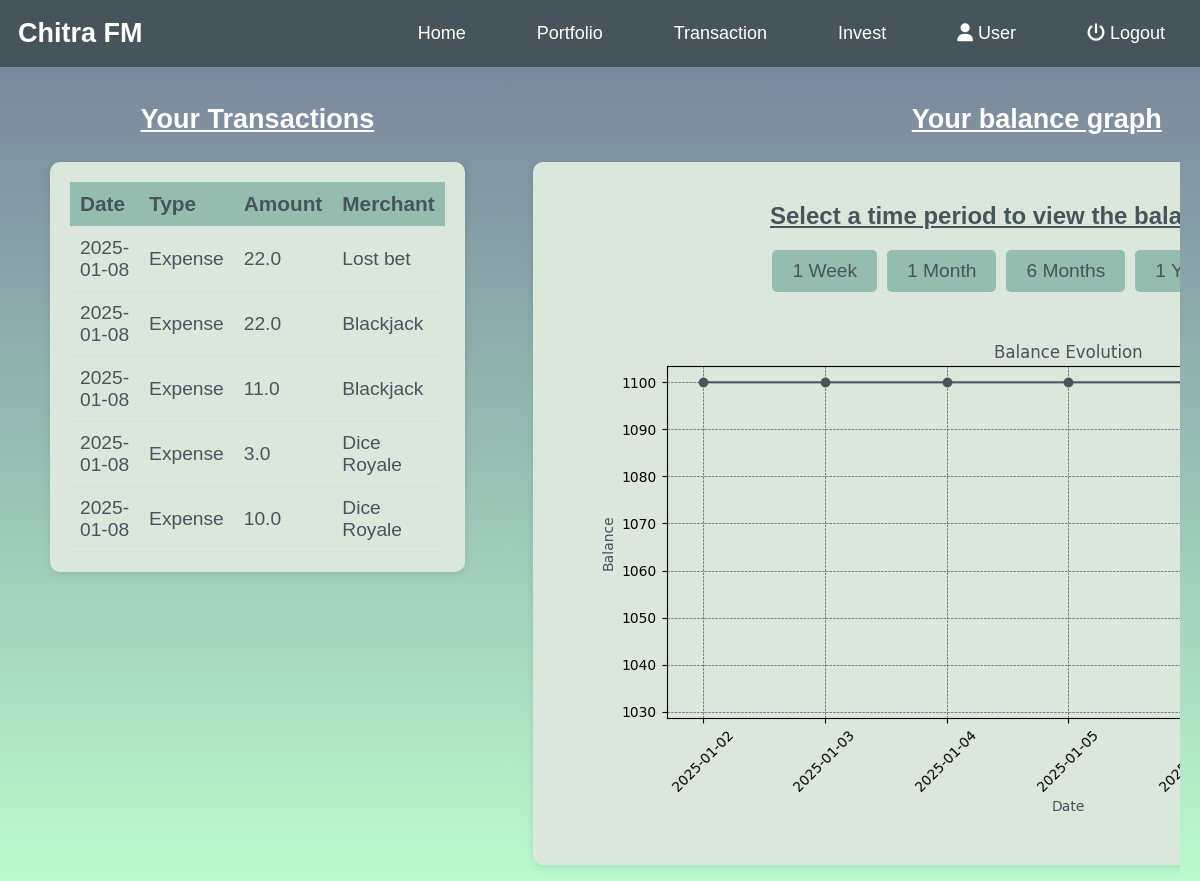
Page /portfolio (signed in) on the committed database.
### server.py (models this page shows)
class Transaction(db.Model):
    id = db.Column(db.Integer, primary_key=True)
    user_id = db.Column(db.Integer, db.ForeignKey('user.id'), nullable=False)
    transaction_type = db.Column(db.String(10), nullable=False)
    account_id = db.Column(db.Integer, db.ForeignKey('accounts.id'), nullable=False)
    date = db.Column(db.String(10), nullable=False)
    amount = db.Column(db.Float, nullable=False)
    merchant = db.Column(db.String(100), nullable=False)
    user = db.relationship('User', backref=db.backref('user_transactions', lazy=True))

### server.py (the view)
@app.route("/portfolio", methods=["GET", "POST"])
def portfolio():
    if not session["authenticated"]:
        flash("You must be logged in to view your portfolio.", "error")
        return redirect("/login")
    user = User.query.filter_by(username=session["username"]).first()
    transactions = Transaction.query.filter_by(user_id=user.id).order_by(Transaction.date.asc()).all()
    time_period = "1W"
    if request.method == "POST":
        time_period = request.form.get("time_period", "1W")
    balances = calculate_balance_points(time_period, transactions, user.balance)
    dates = [b[0] for b in balances]
    values = [b[1] for b in balances]
    plt.figure(figsize=(9, 5))
    ax = plt.gca()
    ax.set_facecolor("#dce7db")
    plt.plot(dates, values, color="#46555c", marker="o")
    plt.title("Balance Evolution", color="#46555c")
    plt.xlabel("Date", color="#46555c")
    plt.ylabel("Balance", color="#46555c")
    plt.xticks(rotation=45)
    plt.grid(color="#46555c", linestyle="--", linewidth=0.5)
    plt.tight_layout()
    buf = io.BytesIO()
    plt.savefig(buf, format="png", facecolor="#dce7db")
    buf.seek(0)
    graph_url = base64.b64encode(buf.getvalue()).decode()
    buf.close()
    return render_template(
        "portfolio.html",
        authenticated=session["authenticated"],
        username=session["username"],
        transactions=transactions,
        graph_url=graph_url,
    )

### server.py (called while the page is built)
def get_balance_up_to(date, transactions, current_balance):
    balance = current_balance
    for t in transactions:
        transaction_date = datetime.strptime(t.date, "%Y-%m-%d")
        print(transaction_date, date)
        if transaction_date > date:
            print(t.transaction_type)
            if t.transaction_type == "Income":
                balance -= t.amount
            elif t.transaction_type == "Expense":
                balance += t.amount
    return balance

### templates/portfolio.html (shortened to what this page needs)
{% extends '_base.html' %}
{% block content %}
<div class="portfolio-container">
    <div class="transactions-container">
        <h2>Your Transactions</h2>
        <div class="transactions-table">
            <table>
                <thead>
                    <tr>
                        <th>Date</th>
                        <th>Type</th>
                        <th>Amount</th>
                        <th>Merchant</th>
                    </tr>
                </thead>
                <tbody>
                    {% for t in transactions %}
                    <tr>
                        <td>{{ t.date }}</td>
                        <td>{{ t.transaction_type }}</td>
                        <td>{{ t.amount }}</td>
                        <td>{{ t.merchant }}</td>
                    </tr>
                    {% endfor %}
                </tbody>
            </table>
        </div>
    </div>
    <div class="graph-container">
        <h2>Your balance graph</h2>
        <div class="graph-section">
            <h2>Select a time period to view the balance graph.</h2>
            <form method="POST">
                <div class="time-period-buttons">
                    <button type="submit" name="time_period" value="1W">1 Week</button>
                    <button type="submit" name="time_period" value="1M">1 Month</button>
                    <button type="submit" name="time_period" value="6M">6 Months</button>
                    <button type="submit" name="time_period" value="1Y">1 Year</button>
                </div>
            </form>
            <br>
            {% if graph_url %}
            <div class="graph-container">
                <img alt="Balance Graph">
            </div>
            {% else %}
            <p>No graph available. Select a time period to generate one.</p>
            {% endif %}
        </div>
    </div>
</div>
{% endblock content %}

### public/style.css (style rules this page uses)
body { background-image: linear-gradient(#747e99, #bafacd); background-size: cover; background-repeat: no-repeat; background-position: center; background-attachment: fixed; color: #ffffff; margin: 0; padding: 0; display: flex; flex-direction: column; min-height: 100vh; font-size: 18px; font-family: Arial, sans-serif; }
h1, h2, h3, h4, h5, h6 { margin-bottom: 1em; color: #ffffff; text-decoration: underline; font-size: 1.5em; }
button, .flash-message { font-size: 1.5rem; }
.portfolio-container { display: flex; justify-content: space-between; align-items: flex-start; overflow-x: hidden; width: 97%; position: relative; top: 50px; margin: 16px; }
.transactions-container { width: fit-content; margin: 0 18px; display: flex; justify-content: left; align-items: center; flex-direction: column; padding: 16px; }
.transactions-table { flex: 2; background-color: #dce7db; border-radius: 10px; padding: 20px; box-shadow: 0 2px 8px rgba(0, 0, 0, 0.1); }
.transactions-table table { width: 100%; border-collapse: collapse; color: #46555c; font-size: 1.2rem; }
.transactions-table th, .transactions-table td { padding: 10px; text-align: left; border-bottom: 1px solid #ddd; word-wrap: break-word; }
.transactions-table th { background-color: #94bdaf; color: #46555c; font-size: 1.3rem; }
.transactions-table td { font-size: 1.2rem; }
.graph-container { width: fit-content; height: fit-content; margin: 0 18px; display: flex; justify-content: left; align-items: center; flex-direction: column; padding: 16px; }
.graph-section { background-color: #dce7db; border-radius: 10px; padding: 20px; box-shadow: 0 2px 8px rgba(0, 0, 0, 0.1); text-align: center; width: fit-content; }
.graph-section h2 { margin-bottom: 20px; color: #46555c; font-size: 24px; }
.graph-section .time-period-buttons { margin-top: 15px; display: flex; justify-content: center; gap: 10px; }
.graph-section .time-period-buttons button { padding: 10px 20px; border: none; border-radius: 5px; cursor: pointer; font-size: 1.2rem; background-color: #94bdaf; color: #46555c; transition: background-color 0.3s; }

### rows in the picture
Transaction: date "2025-01-08", transaction_type "Expense", amount "22.0", merchant "Lost bet"
Transaction: date "2025-01-08", transaction_type "Expense", amount "22.0", merchant "Blackjack"
Transaction: date "2025-01-08", transaction_type "Expense", amount "11.0", merchant "Blackjack"
Transaction: date "2025-01-08", transaction_type "Expense", amount "3.0", merchant "Dice Royale"
Transaction: date "2025-01-08", transaction_type "Expense", amount "10.0", merchant "Dice Royale"
